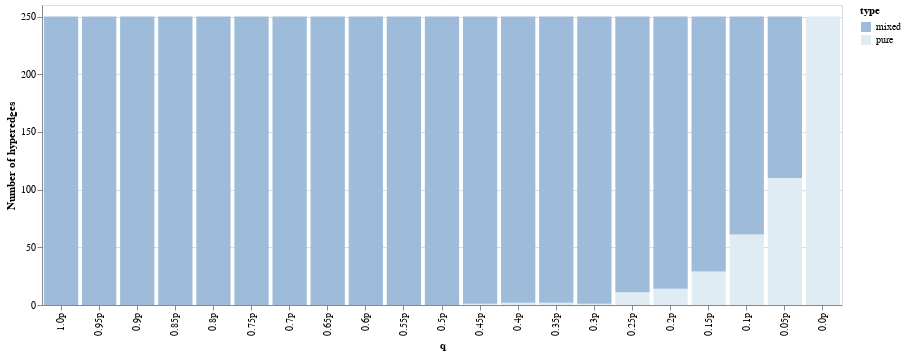

Notebook code for this chart:
### Markdown cell above
## Distribution of types of edges

### Code cell
alt.Chart(df_sim).mark_bar().encode(
    x=alt.X('q:O', sort=q_frac_order),
    y=alt.Y('count', title="Number of hyperedges"),
    color=alt.Color('type', 
    scale = alt.Scale(domain=['mixed', "pure"], range=['#9ebcda', '#e0ecf4']))
).properties(
    width=800,
    height=300
)

### Figure 1 — Vega-Lite specification as saved in the notebook (floating-point values rounded to 4 significant figures)
{"config": {"view": {"continuousWidth": 300, "continuousHeight": 300}}, "data": {"name": "data-0a44072cefca3be8c2e6652b352cc2c5"}, "mark": {"type": "bar"}, "encoding": {"color": {"field": "type", "scale": {"domain": ["mixed", "pure"], "range": ["#9ebcda", "#e0ecf4"]}, "type": "nominal"}, "x": {"field": "q", "sort": ["1.0p", "0.95p", "0.9p", "0.85p", "0.8p", "0.75p", "0.7p", "0.65p", "0.6p", "0.55p", "0.5p", "0.45p", "0.4p", "0.35p", "0.3p", "0.25p", "0.2p", "0.15p", "0.1p", "0.05p", "0.0p"], "type": "ordinal"}, "y": {"field": "count", "title": "Number of hyperedges", "type": "quantitative"}}, "height": 300, "width": 800, "$schema": "https://vega.github.io/schema/vega-lite/v5.14.1.json", "datasets": {"data-0a44072cefca3be8c2e6652b352cc2c5": [{"sim": 0, "type": "pure", "count": 0, "q": "1.0p"}, {"sim": 0, "type": "mixed", "count": 250, "q": "1.0p"}, {"sim": 1, "type": "pure", "count": 0, "q": "0.95p"}, {"sim": 1, "type": "mixed", "count": 250, "q": "0.95p"}, {"sim": 2, "type": "pure", "count": 0, "q": "0.9p"}, {"sim": 2, "type": "mixed", "count": 250, "q": "0.9p"}, {"sim": 3, "type": "pure", "count": 0, "q": "0.85p"}, {"sim": 3, "type": "mixed", "count": 250, "q": "0.85p"}, {"sim": 4, "type": "pure", "count": 0, "q": "0.8p"}, {"sim": 4, "type": "mixed", "count": 250, "q": "0.8p"}, {"sim": 5, "type": "pure", "count": 0, "q": "0.75p"}, {"sim": 5, "type": "mixed", "count": 250, "q": "0.75p"}, {"sim": 6, "type": "pure", "count": 0, "q": "0.7p"}, {"sim": 6, "type": "mixed", "count": 250, "q": "0.7p"}, {"sim": 7, "type": "pure", "count": 0, "q": "0.65p"}, {"sim": 7, "type": "mixed", "count": 250, "q": "0.65p"}, {"sim": 8, "type": "pure", "count": 0, "q": "0.6p"}, {"sim": 8, "type": "mixed", "count": 250, "q": "0.6p"}, {"sim": 9, "type": "pure", "count": 0, "q": "0.55p"}, {"sim": 9, "type": "mixed", "count": 250, "q": "0.55p"}, {"sim": 10, "type": "pure", "count": 0, "q": "0.5p"}, {"sim": 10, "type": "mixed", "count": 250, "q": "0.5p"}, {"sim": 11, "type": "pure", "count": 1, "q": "0.45p"}, {"sim": 11, "type": "mixed", "count": 249, "q": "0.45p"}, {"sim": 12, "type": "pure", "count": 2, "q": "0.4p"}, {"sim": 12, "type": "mixed", "count": 248, "q": "0.4p"}, {"sim": 13, "type": "pure", "count": 2, "q": "0.35p"}, {"sim": 13, "type": "mixed", "count": 248, "q": "0.35p"}, {"sim": 14, "type": "pure", "count": 1, "q": "0.3p"}, {"sim": 14, "type": "mixed", "count": 249, "q": "0.3p"}, {"sim": 15, "type": "pure", "count": 11, "q": "0.25p"}, {"sim": 15, "type": "mixed", "count": 239, "q": "0.25p"}, {"sim": 16, "type": "pure", "count": 14, "q": "0.2p"}, {"sim": 16, "type": "mixed", "count": 236, "q": "0.2p"}, {"sim": 17, "type": "pure", "count": 29, "q": "0.15p"}, {"sim": 17, "type": "mixed", "count": 221, "q": "0.15p"}, {"sim": 18, "type": "pure", "count": 61, "q": "0.1p"}, {"sim": 18, "type": "mixed", "count": 189, "q": "0.1p"}, {"sim": 19, "type": "pure", "count": 110, "q": "0.05p"}, {"sim": 19, "type": "mixed", "count": 140, "q": "0.05p"}, {"sim": 20, "type": "pure", "count": 250, "q": "0.0p"}, {"sim": 20, "type": "mixed", "count": 0, "q": "0.0p"}]}}
